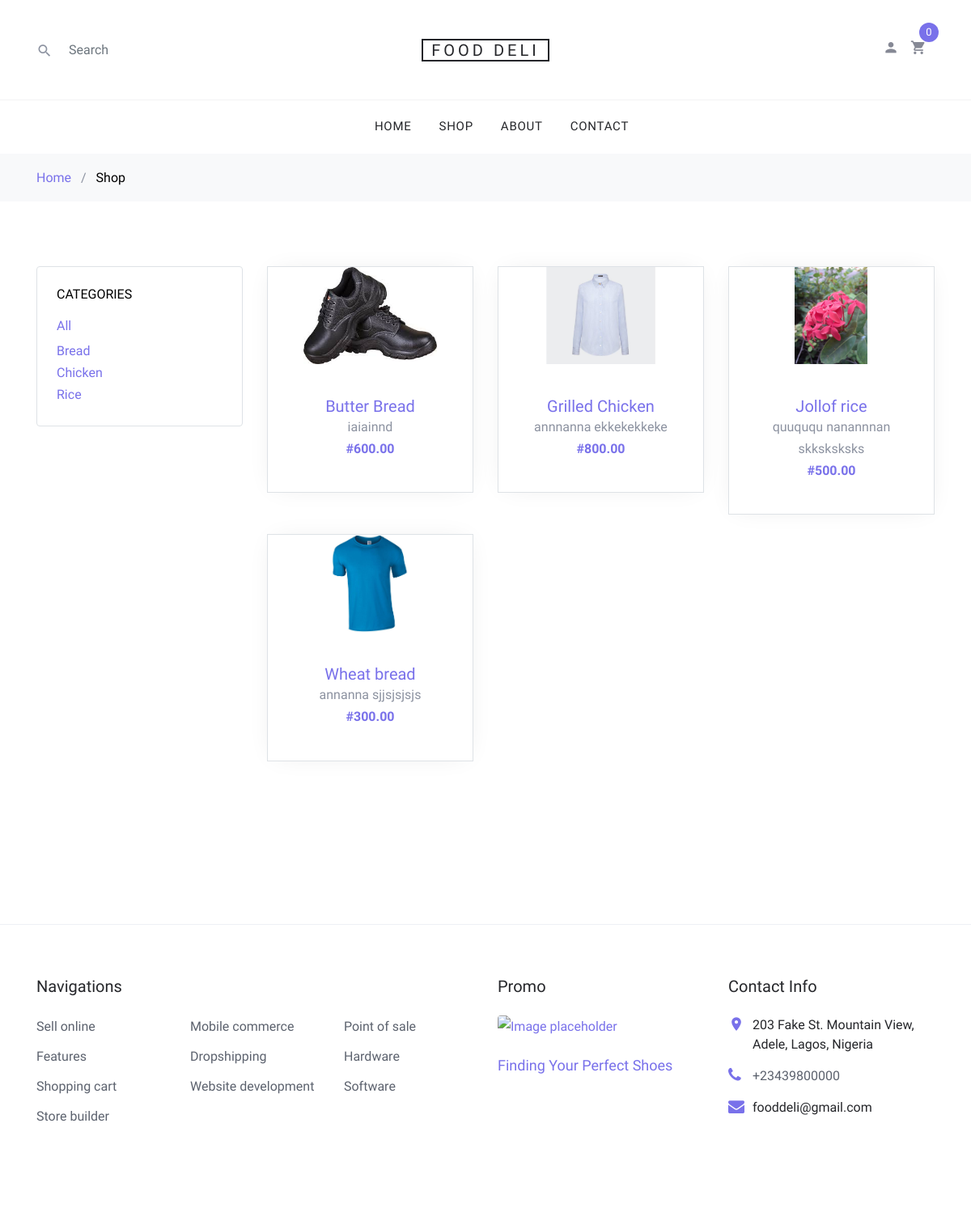
The page / on the database its author committed.
### shop/models.py (models this page shows, shortened)
class Category(models.Model):
    name = models.CharField(max_length=200, db_index=True)
    slug = models.SlugField(max_length=200, unique=True)
    class Meta:
        ordering = ('name',)
        verbose_name = 'category'
        verbose_name_plural = 'categories'
    def get_absolute_url(self):
        return reverse('shop:product_list_by_category', args=[self.slug])

class Product(models.Model):
    category = models.ForeignKey(Category, related_name='products',
                                 on_delete=models.CASCADE)
    name = models.CharField(max_length=200, db_index=True)
    slug = models.SlugField(max_length=200, db_index=True)
    image = models.ImageField()
    description = models.TextField()
    price = models.DecimalField(max_digits=10, decimal_places=2)
    available = models.BooleanField(default=True)
    created = models.DateTimeField(auto_now_add=True)
    updated = models.DateTimeField(auto_now=True)
    class Meta:
        ordering = ('name',)
        index_together = (('id', 'slug'),)
    def get_absolute_url(self):
        return reverse('shop:product_detail', args=[self.id, self.slug])

### shop/views.py (the view)
# urls.py: path('', views.product_list, name='product_list'),
def product_list(request, category_slug=None):
    category = None
    categories = Category.objects.all()
    products = Product.objects.filter(available=True)
    if category_slug:
        category = get_object_or_404(Category, slug=category_slug)
        products = products.filter(category=category)
    paginator = Paginator(products, 6)
    page = request.GET.get('page')
    try:
        posts = paginator.page(page)
    except PageNotAnInteger:
        posts = paginator.page(1)
    except EmptyPage:
        posts = paginator.page(paginator.num_pages)
    context = {
        'category': category,
        'categories': categories,
        'products': products,
        'posts': posts,
        'page': page
    }
    return render(request, 'shop/product/list.html', context)

### cart/cart.py (called while the page is built)
    def __len__(self):
        return sum(item['quantity'] for item in self.cart.values())

### cart/context_processors.py (called while the page is built)
def cart(request):
    return {'cart': Cart(request)}

### shop/templates/shop/product/list.html (shortened to what this page needs)
{% extends "shop/base/base.html" %}
{% block content %}
<div class="bg-light py-3">
    <div class="container">
        <div class="row">
            <div class="col-md-12 mb-0"><a href="#">Home</a> <span class="mx-2 mb-0">/</span> <strong
                    class="text-black">Shop</strong></div>
        </div>
    </div>
</div>
<div class="site-section">
    <div class="container">
        <div class="row mb-5">
            <div class="col-md-3 order-1 mb-5 mb-md-0">
                <div class="border p-4 rounded mb-4">
                    <h3 class="mb-3 h6 text-uppercase text-black d-block">Categories</h3>
                    <ul class="list-unstyled mb-0">
                        <li {% if not category %} class="mb-1" {% endif %}>
                            <a href="{% url 'shop:product_list' %}" class="d-flex"><span>All</span></a>
                        </li>
                        {% for c in categories %}
                        <li {% if category.slug == c.slug %} class="mb-1" {% endif %}>
                            <a href="{{ c.get_absolute_url }}" class="d-flex">{{ c.name }}</a>
                        </li>
                        {% endfor %}
                    </ul>
                </div>
            </div>
            <div class="col-md-9 order-2">
                <div class="row mb-5">
                    {% for product in posts %}
                    <div class="col-sm-6 col-lg-4 mb-4" data-aos="fade-up">
                        <div class="block-4 text-center border">
                            <figure class="block-4-image">
                                <a href="{{ product.get_absolute_url }}"><img src="{{ product.image.url }}"
                                        alt="Image placeholder" class="img-fluid" style="height: 10vw;"></a>
                            </figure>
                            <div class="block-4-text p-4">
                                <h3><a href="{{ product.get_absolute_url }}">{{ product.name }}</a></h3>
                                <p class="mb-0">{{ product.description }}</p>
                                <p class="text-primary font-weight-bold">#{{ product.price }}</p>
                            </div>
                        </div>
                    </div>
                    {% endfor %}
                </div>
                <div class="row" data-aos="fade-up">
                    <div class="col-md-12 text-center">
                    </div>
                </div>
            </div>
        </div>
    </div>
</div>
{% endblock %}

### shop/templates/shop/base/base.html (shortened to what this page needs)
{% load static %}
<!DOCTYPE html>
<html lang="en">
<head>
    <link rel="stylesheet" href="{% static "shop/fonts/icomoon/style.css" %}">
    <link rel="stylesheet" href="{% static "shop/css/bootstrap.min.css" %}">
    <link rel="stylesheet" href="{% static "shop/css/magnific-popup.css" %}">
    <link rel="stylesheet" href="{% static "shop/css/jquery-ui.css" %}">
    <link rel="stylesheet" href="{% static "shop/css/owl.carousel.min.css" %}">
    <link rel="stylesheet" href="{% static "shop/css/owl.theme.default.min.css" %}">
    <link rel="stylesheet" href="{% static "shop/css/aos.css" %}">
    <link rel="stylesheet" href="{% static "shop/css/style.css" %}">
</head>
<body>
    <div class="site-wrap">
        {% include 'shop/base/navbar.html' %}
        {% block content %}
        {% endblock %}
        {% include 'shop/base/footer.html' %}
    </div>
</body>
</html>

### shop/templates/shop/base/navbar.html (shortened to what this page needs)
    <header class="site-navbar" role="banner">
        <div class="site-navbar-top">
            <div class="container">
                <div class="row align-items-center">
                    <div class="col-6 col-md-4 order-2 order-md-1 site-search-icon text-left">
                        <form action="" class="site-block-top-search" method="GET">
                            <span class="icon icon-search2"></span>
                            <input type="text" name="q" class="form-control border-0" placeholder="Search">
                        </form>
                    </div>
                    <div class="col-12 mb-3 mb-md-0 col-md-4 order-1 order-md-2 text-center">
                        <div class="site-logo">
                            <a href="#" class="js-logo-clone">Food Deli</a>
                        </div>
                    </div>
                    <div class="col-6 col-md-4 order-3 order-md-3 text-right">
                        <div class="site-top-icons">
                            <ul>
                                <li><a href="#"><span class="icon icon-person"></span></a></li>
                                <li>
                                    <a href="{% url "cart:cart_detail" %}" class="site-cart">
                                        <span class="icon icon-shopping_cart"></span>
                                        <span class="count">
                                              {% with total_items=cart|length %}
                                                  {% if cart|length > 0 %}
                                                      {{ total_items }}
                                                      {% else %}
                                                      0
                                                  {% endif %}
                                              {% endwith %}
                                        </span>
                                    </a>
                                </li>
                            </ul>
                        </div>
                    </div>
                </div>
            </div>
        </div>
        <nav class="site-navigation text-right text-md-center" role="navigation">
            <div class="container">
                <ul class="site-menu js-clone-nav d-none d-md-block">
                    <li><a href="#">Home</a></li>
                    <li><a href="{% url 'shop:product_list' %}">Shop</a></li>
                    <li><a href="#">About</a></li>
                    <li><a href="#">Contact</a></li>
                </ul>
            </div>
        </nav>
    </header>

### shop/templates/shop/base/footer.html
   <footer class="site-footer border-top">
        <div class="container">
            <div class="row">
                <div class="col-lg-6 mb-5 mb-lg-0">
                    <div class="row">
                        <div class="col-md-12">
                            <h3 class="footer-heading mb-4">Navigations</h3>
                        </div>
                        <div class="col-md-6 col-lg-4">
                            <ul class="list-unstyled">
                                <li><a href="#">Sell online</a></li>
                                <li><a href="#">Features</a></li>
                                <li><a href="#">Shopping cart</a></li>
                                <li><a href="#">Store builder</a></li>
                            </ul>
                        </div>
                        <div class="col-md-6 col-lg-4">
                            <ul class="list-unstyled">
                                <li><a href="#">Mobile commerce</a></li>
                                <li><a href="#">Dropshipping</a></li>
                                <li><a href="#">Website development</a></li>
                            </ul>
                        </div>
                        <div class="col-md-6 col-lg-4">
                            <ul class="list-unstyled">
                                <li><a href="#">Point of sale</a></li>
                                <li><a href="#">Hardware</a></li>
                                <li><a href="#">Software</a></li>
                            </ul>
                        </div>
                    </div>
                </div>
                <div class="col-md-6 col-lg-3 mb-4 mb-lg-0">
                    <h3 class="footer-heading mb-4">Promo</h3>
                    <a href="#" class="block-6">
                        <img src="images/hero_1.jpg" alt="Image placeholder" class="img-fluid rounded mb-4">
                        <h3 class="font-weight-light  mb-0">Finding Your Perfect Shoes</h3>
                    </a>
                </div>
                <div class="col-md-6 col-lg-3">
                    <div class="block-5 mb-5">
                        <h3 class="footer-heading mb-4">Contact Info</h3>
                        <ul class="list-unstyled">
                            <li class="address">203 Fake St. Mountain View, Adele, Lagos, Nigeria</li>
                            <li class="phone"><a href="#">+23439800000</a></li>
                            <li class="email">fooddeli@gmail.com</li>
                        </ul>
                    </div>
                </div>
            </div>
        </div>
    </footer>

### rows shown on the page
Category: name "Bread"
Category: name "Chicken"
Category: name "Rice"
Product: image (picture), name "Butter Bread", description "iaiainnd", price "600.00"
Product: image (picture), name "Grilled Chicken", description "annnanna ekkekekkeke", price "800.00"
Product: image (picture), name "Jollof rice", description "quuququ nanannnan skksksksks", price "500.00"
Product: image (picture), name "Wheat bread", description "annanna sjjsjsjsjs", price "300.00"
